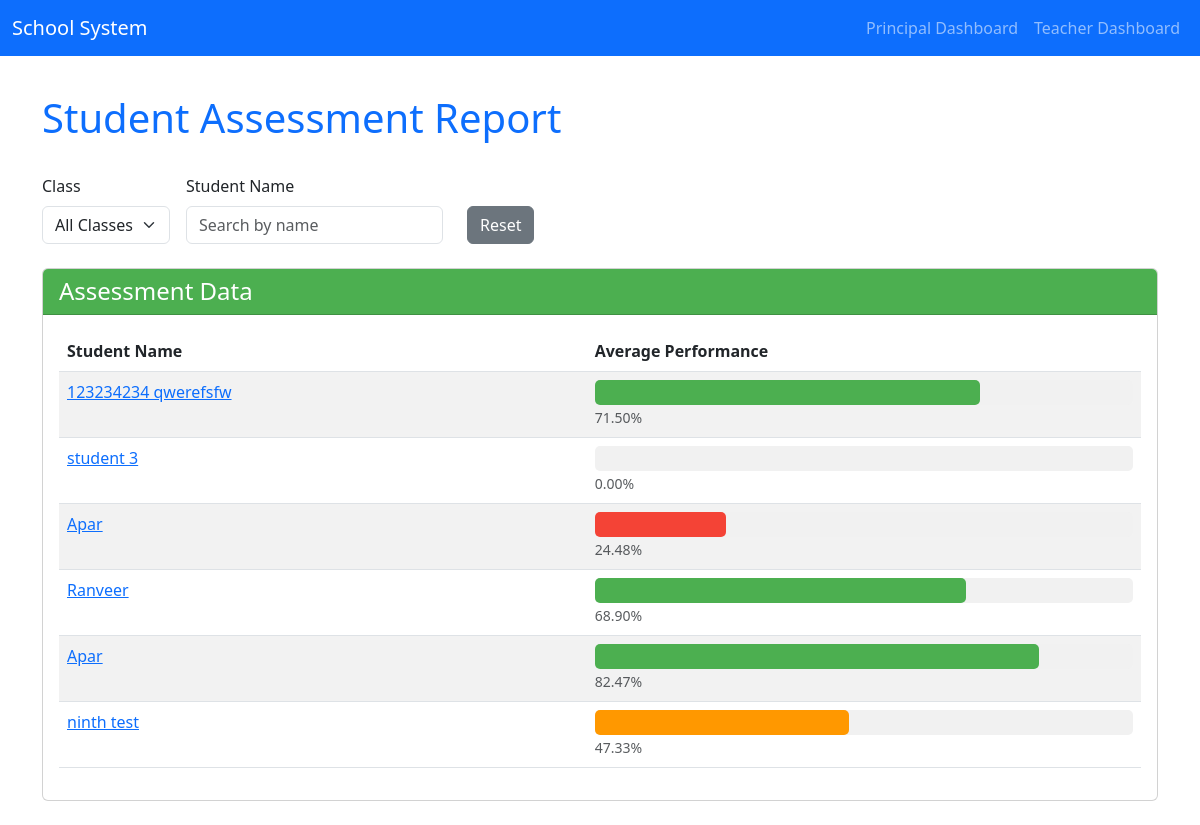
The page / on the database its author committed.
### school_app/models.py (models this page shows, shortened)
class Student(models.Model):
    CATEGORY_CHOICES = [
        ("General", "General"),
        ("OBC", "OBC"),
        ("SC", "SC"),
        ("ST", "ST"),
        ("Others", "Others"),
    ]
    name = models.CharField(max_length=100)
    aadhar = models.CharField(max_length=12, unique=True)
    pen = models.CharField(max_length=20, unique=True, blank=True, null=True)
    email = models.EmailField(blank=True, null=True, unique=True)
    phone = models.CharField(max_length=15, unique=False)
    parent = models.ForeignKey(Parent, on_delete=models.SET_NULL, null=True, blank=True, related_name="children")
    address = models.TextField()
    assigned_class = models.ForeignKey(Class, on_delete=models.CASCADE, related_name="students")
    roll_number = models.CharField(max_length=20, blank=True, null=True, unique=True)
    role = models.CharField(max_length=50, blank=True, null=True)
    category = models.CharField(max_length=10, choices=CATEGORY_CHOICES, default="General")
    class Meta:
        unique_together = ("assigned_class", "roll_number")  # Ensure uniqueness per class

### school_app/views.py (the view)
# urls.py: path('', views.student_assessment_report, name='student_assessment_report'),
def student_assessment_report(request):
    class_id = request.GET.get('class_id')
    search_name = request.GET.get('search_name', '')
    students = Student.objects.all()
    if class_id:
        students = students.filter(assigned_class__id=class_id)
    if search_name:
        students = students.filter(name__icontains=search_name)
    assessments = []
    for student in students:
        student_marks = Marks.objects.filter(student=student)
        total_obtained = 0
        total_possible = 0
        for mark in student_marks:
            total_obtained += mark.marks_obtained or 0  # handle None
            try:
                schedule = ExamSchedule.objects.get(
                    exam=mark.exam,
                    subject=mark.subject,
                    school_class=student.assigned_class
                )
                total_possible += schedule.total_marks
            except ExamSchedule.DoesNotExist:
                continue  # Skip if no schedule found
        if total_possible > 0:
            average_percentage = (total_obtained / total_possible) * 100
        else:
            average_percentage = 0
        assessments.append({
            'student': student,
            'average_percentage': round(average_percentage, 2),
        })
    context = {
        'assessments': assessments,
        'classes': Class.objects.all(),
        'selected_class': class_id,
        'search_name': search_name,
    }
    return render(request, 'school_management/student_assessment_ui.html', context)

### school_app/templates/school_management/student_assessment_ui.html (shortened to what this page needs)
<!DOCTYPE html>
<html lang="en">
<head>
  <link href="https://cdn.jsdelivr.net/npm/bootstrap@5.3.0-alpha1/dist/css/bootstrap.min.css" rel="stylesheet"/>
</head>
<body>
  <nav class="navbar navbar-expand-lg navbar-dark bg-primary fixed-top">
    <div class="container-fluid">
      <a class="navbar-brand" href="#">School System</a>
      <div class="collapse navbar-collapse" id="navbarNav">
        <ul class="navbar-nav ms-auto">
          <li class="nav-item">
            <a class="nav-link" href="{% url 'principal_dashboard' %}">Principal Dashboard</a>
          </li>
          <li class="nav-item">
            <a class="nav-link" href="{% url 'teacher_dashboard' %}">Teacher Dashboard</a>
          </li>
        </ul>
      </div>
    </div>
  </nav>
  <div class="container my-4">
    <div class="d-flex justify-content-between mb-4">
      <h1 class="text-primary">Student Assessment Report</h1>
    </div>
    <form method="get" class="row g-3 mb-4 align-items-end" id="filterForm">
      <div class="col-auto">
        <label for="class_id" class="form-label">Class</label>
        <select id="class_id" name="class_id" class="form-select" onchange="document.getElementById('filterForm').submit()">
          <option value="">All Classes</option>
        </select>
      </div>
      <div class="col-auto">
        <label for="search_name" class="form-label">Student Name</label>
        <input
          id="search_name"
          name="search_name"
          type="text"
          class="form-control"
          placeholder="Search by name"
          value="{{ search_name }}"
          oninput="document.getElementById('filterForm').submit()"
        />
      </div>
      <div class="col-auto">
        <a href="{% url 'student_assessment_report' %}" class="btn btn-secondary ms-2">Reset</a>
      </div>
    </form>
    <div class="card">
      <div class="card-header"><h4 class="mb-0">Assessment Data</h4></div>
      <div class="card-body">
        {% if assessments %}
        <table class="table table-striped">
          <thead>
            <tr>
              <th>Student Name</th>
              <th>Average Performance</th>
            </tr>
          </thead>
          <tbody>
            {% for assessment in assessments %}
            <tr>
              <td>
                <a href="{% url 'student_detail' student_id=assessment.student.id %}">{{ assessment.student.name }}</a>
              </td>
              <td>
                <div class="percentage-bar">
                  <div
                    class="percentage-fill
                      {% if assessment.average_percentage < 40 %}
                        low
                      {% elif assessment.average_percentage < 60 %}
                        medium
                      {% else %}
                        high
                      {% endif %}"
                    style="width: {{ assessment.average_percentage|floatformat:2 }}%;">
                  </div>
                </div>
                <small class="text-muted">{{ assessment.average_percentage|floatformat:2 }}%</small>
              </td>
            </tr>
            {% endfor %}
          </tbody>
        </table>
        {% else %}
          <p class="text-center">No data found for the selected filters.</p>
        {% endif %}
      </div>
    </div>
  </div>
</body>
</html>

### school_app/templates/school_management/student_assessment_ui.html (style rules this page uses)
body { padding-top: 70px; }
.card-header { background-color: #4caf50; color: white; }
.table-striped tbody tr:nth-of-type(odd) { background-color: #f9f9f9; }
.percentage-bar { height: 25px; background-color: #f1f1f1; border-radius: 5px; }
.percentage-fill { height: 100%; border-radius: 5px; transition: width 0.5s ease; }
.low { background-color: #f44336; }
.medium { background-color: #ff9800; }
.high { background-color: #4caf50; }

### rows shown on the page
Student: student.name "123234234 qwerefsfw", average_percentage "71.50"
Student: student.name "student 3", average_percentage "0.00"
Student: student.name "Apar", average_percentage "24.48"
Student: student.name "Ranveer", average_percentage "68.90"
Student: student.name "Apar", average_percentage "82.47"
Student: student.name "ninth test", average_percentage "47.33"
